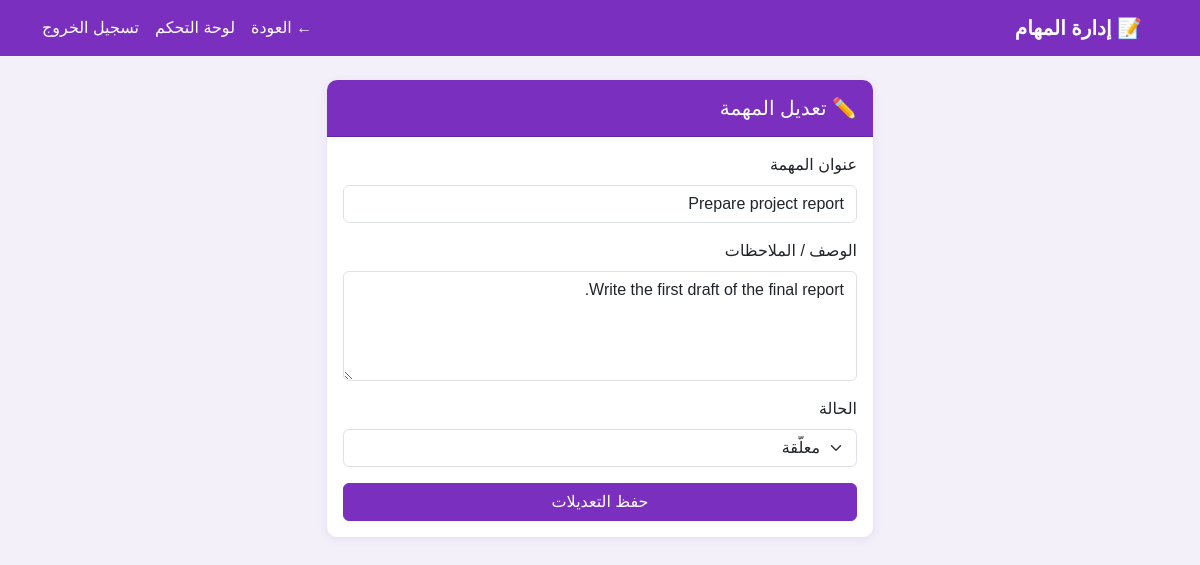
The page /Edit_task.php?id=1 (signed in) on the database its author committed.
### tables this page shows
CREATE TABLE IF NOT EXISTS tasks (
    id          INT AUTO_INCREMENT PRIMARY KEY,
    user_id     INT          NOT NULL,
    title       VARCHAR(150) NOT NULL,
    description TEXT,
    status      ENUM('pending','completed') NOT NULL DEFAULT 'pending',
    created_at  TIMESTAMP    NOT NULL DEFAULT CURRENT_TIMESTAMP,
    CONSTRAINT fk_tasks_user FOREIGN KEY (user_id)
        REFERENCES users(id) ON DELETE CASCADE
);

### Classes/Database.php (called while the page is built, shortened)
<?php
class Database
{
    private static ?Database $instance = null;
    private mysqli $connection;
    private function __construct()
    {
        $this->connection = new mysqli(DB_HOST, DB_USER, DB_PASS, DB_NAME);
        $this->connection->set_charset("utf8mb4");
    }
    public static function getInstance(): Database
    {
        if (self::$instance === null) {
            self::$instance = new Database();
        }
        return self::$instance;
    }
    public function prepare(string $sql): mysqli_stmt|false
    {
        return $this->connection->prepare($sql);
    }
}

### Classes/Task.php (called while the page is built, shortened)
<?php
require_once __DIR__ . '/Database.php';
class Task
{
    private Database $db;
    public function __construct()
    {
        $this->db = Database::getInstance();
    }
    public function getById(int $id): array|false|null
    {
        $stmt = $this->db->prepare("SELECT * FROM tasks WHERE id=?");
        $stmt->bind_param("i", $id);
        $stmt->execute();
        $result = $stmt->get_result()->fetch_assoc();
        return $result;
    }
}

### Edit_task.php (the view, shortened to what this page needs)
<?php
require_once __DIR__ . '/Classes/Database.php';
require_once __DIR__ . '/Classes/Task.php';
$taskObj = new Task();
$id      = (int)($_GET['id'] ?? 0);
$isAdmin = $_SESSION['user_role'] === 'admin';
$task    = $taskObj->getById($id);
?>
<!DOCTYPE html>
<html lang="ar" dir="rtl">
<head>
    <link href="https://cdn.jsdelivr.net/npm/bootstrap@5.3.0/dist/css/bootstrap.min.css" rel="stylesheet">
    <link rel="stylesheet" href="style.css">
</head>
<body>
    <nav class="navbar navbar-expand-lg mb-4">
        <div class="container">
            <a class="navbar-brand fw-bold">📝 إدارة المهام</a>
            <div class="d-flex gap-3">
                <a href="<?= $isAdmin ? 'Admin/Admin_Task.php' : 'dashboard.php' ?>" class="nav-link">← العودة</a>
                <a href="<?= $isAdmin ? 'Admin/Admin_index.php' : 'dashboard.php' ?>" class="nav-link">لوحة التحكم</a>
                <a href="<?= $isAdmin ? '../' : '' ?>logout.php" class="nav-link">تسجيل الخروج</a>
            </div>
        </div>
    </nav>
    <div class="container">
        <div class="row justify-content-center">
            <div class="col-md-6">
                <div class="card">
                    <div class="card-header py-3">
                        <h5 class="mb-0">✏️ تعديل المهمة</h5>
                    </div>
                    <div class="card-body">
                        <form method="POST">
                            <div class="mb-3">
                                <label class="form-label">عنوان المهمة</label>
                                <input type="text" name="title" class="form-control" value="<?= htmlspecialchars($task['title']) ?>" required>
                            </div>
                            <div class="mb-3">
                                <label class="form-label">الوصف / الملاحظات</label>
                                <textarea name="description" class="form-control" rows="4"><?= htmlspecialchars($task['description'] ?? '') ?></textarea>
                            </div>
                            <div class="mb-3">
                                <label class="form-label">الحالة</label>
                                <select name="status" class="form-select">
                                    <option value="pending" <?= $task['status'] === 'pending'   ? 'selected' : '' ?>>معلّقة</option>
                                </select>
                            </div>
                            <button type="submit" class="btn btn-primary w-100">حفظ التعديلات</button>
                        </form>
                    </div>
                </div>
            </div>
        </div>
    </div>
</body>
</html>

### style.css (style rules this page uses)
:root { --primary: #7B2FBE; --primary-dark: #6A1FA8; --primary-light: #9B4FDE; }
body { background: #f3f0f9; font-family: 'Arial', sans-serif; }
.navbar { background: var(--primary) !important; }
.navbar-brand, .nav-link { color: white !important; }
.btn-primary { background: var(--primary) !important; border-color: var(--primary) !important; }
.card { border: none; box-shadow: 0 2px 10px rgba(123, 47, 190, 0.1); border-radius: 10px; }
.card-header { background: var(--primary) !important; color: white; border-radius: 10px 10px 0 0 !important; }
a { color: var(--primary); }

### rows shown on the page
tasks: title "Prepare project report", description "Write the first draft of the final report.", status "معلّقة"
